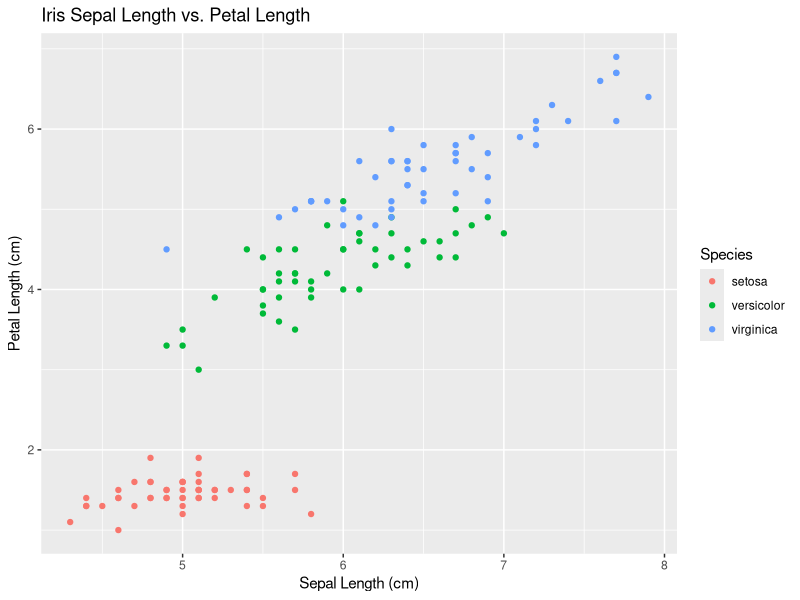

This chart was generated by the following R code:
## ---- chunk 1
library(ggplot2)

## ---- chunk 2
data(iris)

summary(iris)

ggplot(iris, aes(x = Sepal.Length, y = Petal.Length, color = Species)) +
  geom_point() +
  labs(title = "Iris Sepal Length vs. Petal Length",
       x = "Sepal Length (cm)",
       y = "Petal Length (cm)")
